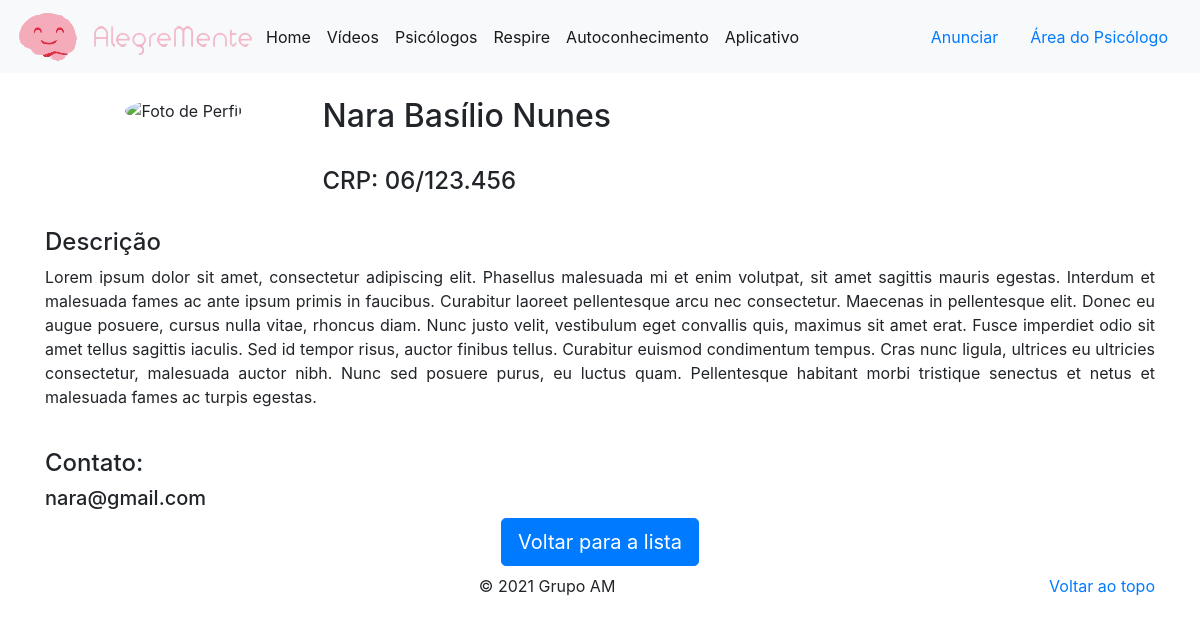
The page /verperfil/1 on the database as committed earlier.
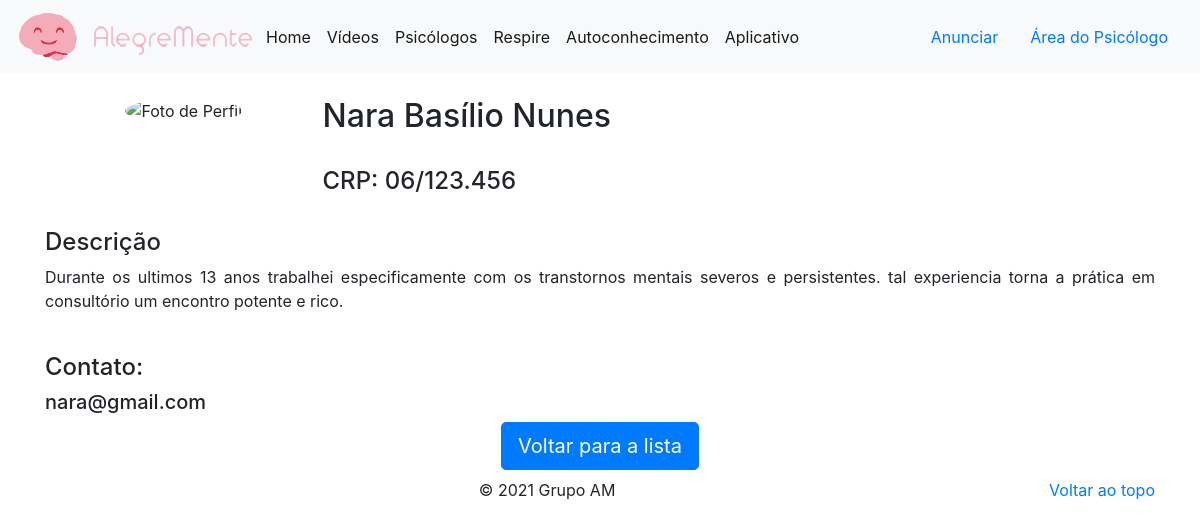
The same page on the database as committed later.
### app.py (models this page shows, shortened)
class User(db.Model, UserMixin):
    id = db.Column(db.Integer, autoincrement=True, primary_key=True)
    name = db.Column(db.String(86), nullable=False)
    email = db.Column(db.String(86), nullable=False, unique=True)
    password = db.Column(db.String(86), nullable=False, unique=True)
    tipo = db.Column(db.Integer, nullable=False, default=0) # 0 = cliente , 1 = psicólogo
    plano = db.Column(db.Integer, nullable=False, default=0) # 1, 2, 3 (planos basico, pro, gold, etc...)
    img = db.Column(db.Text, unique=True, nullable=True)
    imgname = db.Column(db.Text, nullable=True)
    mimetype = db.Column(db.Text, nullable=True)
    crp = db.Column(db.String(86), nullable=True)
    descricao = db.Column(db.String(500), nullable=True)
    telefone = db.Column(db.String(20), nullable=True)
    celular = db.Column(db.String(20), nullable=True)
    whatsapp = db.Column(db.String(20), nullable=True)
    estado = db.Column(db.String(40), nullable=True)
    cidade = db.Column(db.String(40), nullable=True)
    endereco = db.Column(db.String(40), nullable=True)
    maps = db.Column(db.String(40), nullable=True)

### app.py (the view)
@app.route('/verperfil/<int:id>', methods=['GET', 'POST'])
def verperfil(id):
    psi = User.query.get_or_404(id)
    return render_template('psicologos/verperfil.html', psi=psi)

### templates/psicologos/verperfil.html (shortened to what this page needs)
{% extends 'base.html' %}
{% block body %}
<div class="container">
    <br>
    <div class="row no-gutters">
        <div class="col-3">
            {% if psi.img %}
            <img src="/image/{{psi.id}}" alt="Foto de Perfil"
                class="rounded-circle" width="150">
            {% else %}
                <img src="/static/semfoto.png" alt="Foto de Perfil"
                class="rounded-circle" width="150">
            {% endif %}
        </div>
        <div class="col-9">
            <div class="row no-gutters">
                <h2>{{ psi.name }}</h2>
            </div>
            <br>
            <div class="row no-gutters">
                <h4>CRP: {{ psi.crp }}</h4>
            </div>
        </div>
    </div>
    <br>
    {% if psi.descricao %}
    <h4 align="justify">Descrição</h4>
    <p align="justify">{{ psi.descricao }}</p>
    {% endif %}
    <br>
    <h4 align="justify">Contato:</h4>
    <h5 align="justify">{{ psi.email }}</h5>
    <a href="#" onclick="goBack()" type="button" class="btn btn-primary btn-lg">Voltar para a lista</a>
    <br>
</div>
{% endblock %}

### templates/base.html (shortened to what this page needs)
<!doctype html>
<html lang="en">
<head>
    <link rel="stylesheet" href="https://stackpath.bootstrapcdn.com/bootstrap/4.3.1/css/bootstrap.min.css">
    <link href="/static/fontawesome/css/all.css" rel="stylesheet">
</head>
<body class="text-center">
    {% if current_user.is_authenticated %}
    <nav class="navbar navbar-expand-lg navbar-light bg-light">
        <img class="img-fluid" src="/static/logo.png" alt="Logo">
        <button class="navbar-toggler" type="button" data-toggle="collapse" data-target="#navbarSupportedContent"
            aria-controls="navbarSupportedContent" aria-expanded="false" aria-label="Toggle navigation">
            <span class="navbar-toggler-icon"></span>
        </button>
        <div class="collapse navbar-collapse" id="navbarSupportedContent">
            <ul class="navbar-nav mr-auto">
            </ul>
            <a href="{{ url_for('logout') }}" type="button" class="btn btn-danger">Sair</a>
        </div>
    </nav>
    {% else %}
    <nav class="navbar navbar-expand-lg navbar-light bg-light">
        <img class="img-fluid" src="/static/logo.png" alt="Logo">
        <div class="collapse navbar-collapse" id="navbarSupportedContent">
            <ul class="navbar-nav mr-auto">
                <li class="nav-item active">
                    <a class="nav-link" href="{{ url_for('index') }}">Home <span class="sr-only">(current)</span></a>
                </li>
                <li class="nav-item active">
                    <a class="nav-link" href="{{ url_for('videos') }}">Vídeos <span class="sr-only">(current)</span></a>
                </li>
                <li class="nav-item active">
                    <a class="nav-link" href="{{ url_for('psicologos') }}">Psicólogos <span class="sr-only">(current)</span></a>
                </li>
                <li class="nav-item active">
                    <a class="nav-link" href="{{ url_for('respiracao') }}">Respire <span class="sr-only">(current)</span></a>
                </li>
                <li class="nav-item active">
                    <a class="nav-link" href="{{ url_for('blogs') }}">Autoconhecimento <span class="sr-only">(current)</span></a>
                </li>
                <li class="nav-item active">
                    <a class="nav-link" href="{{ url_for('landingpageapp') }}">Aplicativo <span class="sr-only">(current)</span></a>
                </li>
            </ul>
            <a href="{{ url_for('planospsi') }}" type="button" class="nav-link">Anunciar</a>
            <a href="{{ url_for('login') }}" type="button" class="nav-link">Área do Psicólogo</a>
        </div>
    </nav>
    {% endif %}
    {% block body %}{% endblock %}
    <footer class="container">
        <p class="float-right"><a href="#">Voltar ao topo</a></p>
        <p>&copy; 2021 Grupo AM</p>
    </footer>
</body>
</html>

Rows that differ between the two databases and show on the page:
changed User "Nara Basílio Nunes": descricao "Lorem ipsum dolor sit amet, consectetur adipiscing elit. Phasellus malesuada mi et enim volutpat, sit amet sagittis mauris egestas. Interdum et malesuada fames ac ante ipsum primis in faucibus. Curabitur laoreet pellentesque arcu nec consectetur. Maecenas in pellentesque elit. Donec eu augue posuere, cursus nulla vitae, rhoncus diam. Nunc justo velit, vestibulum eget convallis quis, maximus sit amet erat. Fusce imperdiet odio sit amet tellus sagittis iaculis. Sed id tempor risus, auctor finibus tellus. Curabitur euismod condimentum tempus. Cras nunc ligula, ultrices eu ultricies consectetur, malesuada auctor nibh. Nunc sed posuere purus, eu luctus quam. Pellentesque habitant morbi tristique…" → "Durante os ultimos 13 anos trabalhei especificamente com os transtornos mentais severos e persistentes. tal experiencia torna a prática em consultório um encontro potente e rico."
